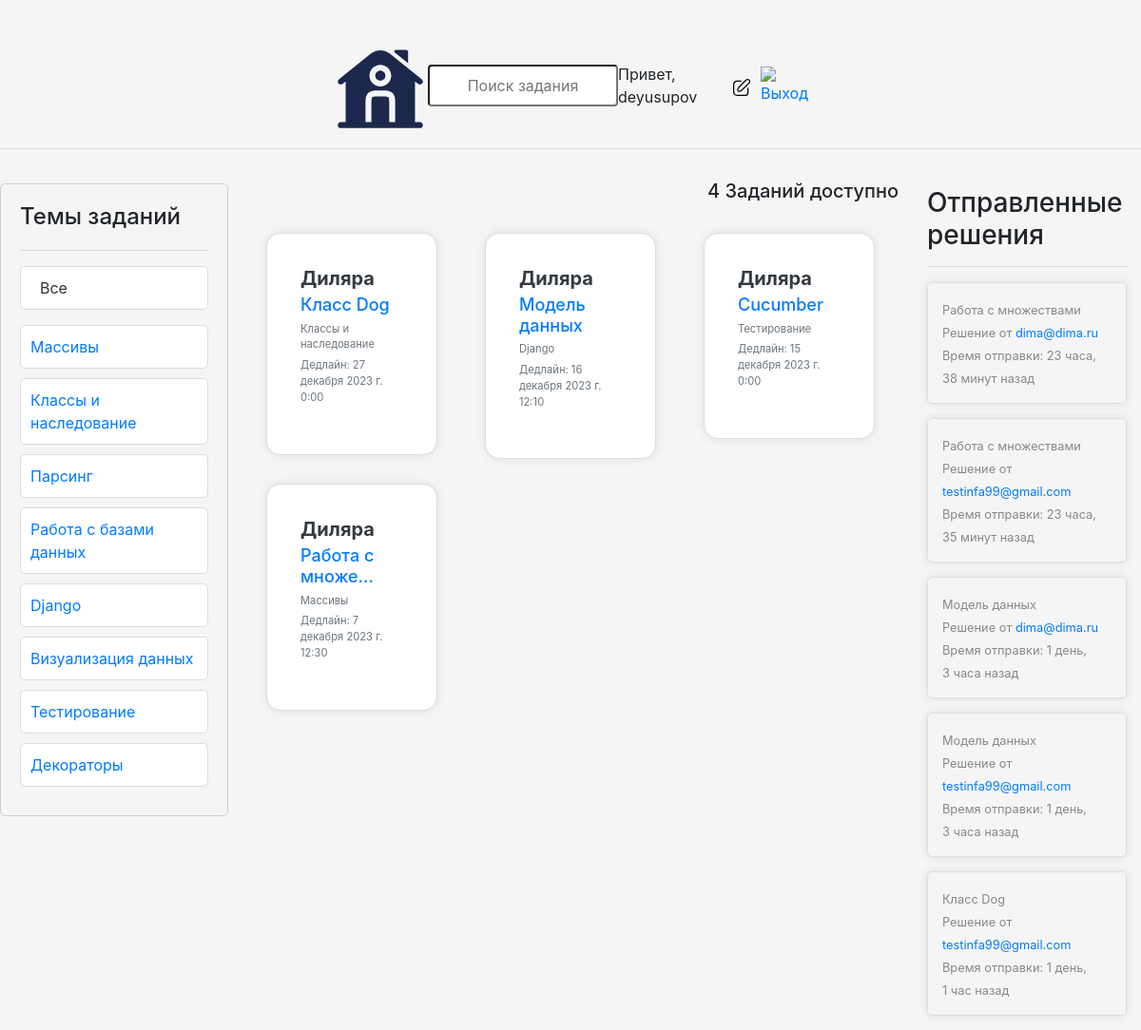
The app's page / (signed in), older data.
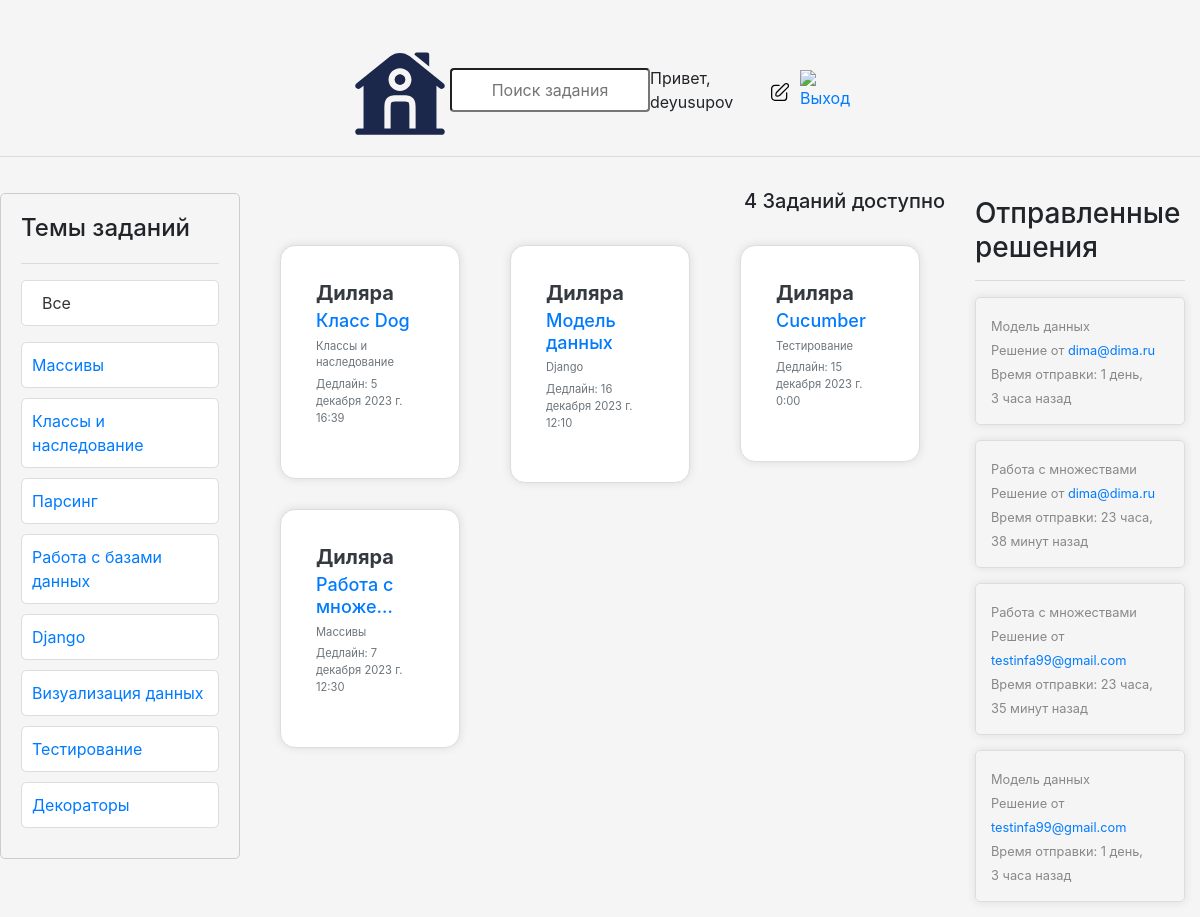
The same page, newer data.
### base/models.py (models this page shows, shortened)
class Topic(models.Model):
    name = models.CharField(max_length = 200)

class Task(models.Model):
    host = models.ForeignKey(User, on_delete = models.SET_NULL, null = True)
    topic = models.ForeignKey(Topic, on_delete = models.SET_NULL, null = True)
    name = models.CharField(max_length = 200)
    description = models.TextField(null = True, blank = True)
    participants = models.ManyToManyField(User, related_name = 'participants', blank = True)
    updated = models.DateTimeField(auto_now = True)
    created = models.DateTimeField(auto_now_add = True)
    deadline = models.DateTimeField(null = True, blank = True)
    class Meta:
        ordering=['-updated','-created']
    def __str__(self):
        return self.name

class User(AbstractUser):
    name = models.CharField(max_length=200, null=True)
    email = models.EmailField(unique=True, null=True)
    bio = models.TextField(null=True)
    ROLE_CHOICES = [
        ('admin', 'Admin'),
        ('user', 'User'),
    ]
    role = models.CharField(max_length=5, choices=ROLE_CHOICES, default='user')
    avatar = models.ImageField(null=True, default='avatar.svg')
    USERNAME_FIELD = 'email'
    REQUIRED_FIELDS = []

class Message(models.Model):
    user = models.ForeignKey(User, on_delete=models.CASCADE)
    task = models.ForeignKey(Task, on_delete=models.CASCADE)
    body = models.TextField()
    attachment = models.FileField(upload_to='message_files/', null=True, blank=True)
    updated = models.DateTimeField(auto_now=True)
    created = models.DateTimeField(auto_now_add=True)
    rating = models.IntegerField(null=True, blank=True)
    class Meta:
        ordering = ['-updated','-created']

### base/views.py (the view, shortened to what this page needs)
# urls.py: path('', views.home, name="home"),
@login_required(login_url='login')
def home(request):
    if request.user.role == 'user':
        q = request.GET.get('q') if request.GET.get('q') else ''
        tasks = Task.objects.filter(
            Q(topic__name__icontains=q) |
            Q(name__icontains=q) |
            Q(description__icontains=q)
        )
        topics = Topic.objects.all()
        task_count = tasks.count()
        task_messages = Message.objects.all().filter(Q(task__topic__name__icontains=q))
        context = {'tasks': tasks, 'topics': topics, 'task_count': task_count, 'task_messages': task_messages}
        return render(request, 'base/home_user.html', context)
    else:
        return redirect('login')

### base/templates/base/home_user.html (shortened to what this page needs)
{% extends 'main.html' %}
{% block content %}
<div class="home-container">
    <div>
        {% include 'base/topics_component.html' %}
    </div>
    <div class="container mt-3">
        <h5 class="text-right">{{ task_count }} Заданий доступно</h5>
        <div class="mt-3">
            {% include 'base/feed_component.html' %}
        </div>
    </div>
    <div>
        {% include 'base/activity_component.html' %}
    </div>
</div>
{% endblock content %}

### base/templates/base/topics_component.html (shortened to what this page needs)
<div class="custom-container">
    <h3 class="custom-heading">Темы заданий</h3>
    <hr>
    <div class="d-flex justify-content-between align-items-center mb-3">
        <a href="{% url 'home' %}" class="custom-button custom-button-all btn-block text-left">Все</a>
    </div>
    <ul class="custom-list">
        {% for topic in topics %}
            <li class="custom-list-item {% if topic.name == selected_topic %}active{% endif %}">
                <a href="{% url 'home' %}?q={{ topic.name }}" class="custom-list-link">
                    {{ topic.name }}
                </a>
            </li>
        {% endfor %}
    </ul>
</div>

### base/templates/base/feed_component.html (shortened to what this page needs)
{% load static %}
<div class="container">
  <div class="row">
      {% for task in tasks %}
          <div class="col-md-4">
              <div class="card-container card mt-3">
                  <div class="card-body d-flex justify-content-between">
                      <h5 class="card-title">
                          <div class="name">
                              <a href="{% url 'user-profile' task.host.id %}" class="text-dark">{{ task.host.name }}</a>
                          </div>
                          <div class="task-name">
                            <a href="{% url 'task' task.id %}" class="text-primary">{{ task.name|truncatechars:15 }}</a>
                        </div>
                          <div class="topic">
                              <small class="text-muted">{{ task.topic.name }}</small>
                          </div>
                          <div class="topic">
                            <small class="text-muted">Дедлайн: {{ task.deadline }}</small>
                        </div>
                      </h5>
                  </div>
              </div>
          </div>
      {% endfor %}
  </div>
</div>

### base/templates/base/activity_component.html (shortened to what this page needs)
<div class="container mt-4">
    <h3>Отправленные решения</h3>
    <hr>
    {% if task_messages %}
        {% for message in task_messages %}
            <div class="comment-card">
                <small>{{ message.task }}</small>
                <small>Решение от <a href="{% url 'user-profile' message.user.id %}">{{ message.user }}</a></small>
                <small>Время отправки: {{ message.created|timesince }} назад</small>
            </div>
        {% endfor %}
    {% else %}
        <p>Никто ничего не выложил</p>
    {% endif %}
</div>

Row changes from the older to the newer data that the page shows:
removed Message: task "Класс Dog", user "testinfa99@gmail.com", created "1 день, 1 час"
changed Task "Класс Dog": deadline "27 декабря 2023 г. 0:00" → "5 декабря 2023 г. 16:39"
changed Message (number 1 of 4 on the later page): moves up the list
